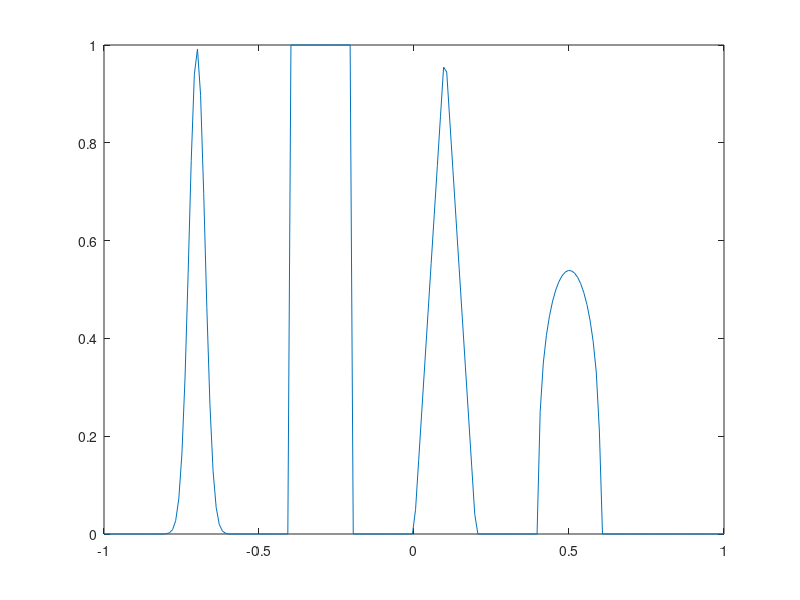

This figure's MATLAB source:
%% Question 2.2 a)

clear
clc

nu = 0.1;   % Courant number (delta_t/delta_x*u)
k = 200;   % number of cells
x_min = -1.005;   % interval for x
x_max = 1.005;
delta_x = (x_max-x_min)/k;   % Grid size
x = x_min+delta_x/2:delta_x:(x_max - delta_x/2);

% set parameters below
a = 0.5;
z = -0.7;
delta = 0.005;
alpha = 10;
beta = log(2)/(36*delta^2);
G = exp(-beta*(x-z).^2);
F = sqrt(max(1-alpha^2*(x-a).^2,0));

% compute start values
u_0 = zeros(1,k);
for i = 1:k
    if -0.8 <= x(i)
        if x(i) <= -0.6
            u_0(i) = 1/6*(exp(-beta*(x(i)-z-delta).^2)+exp(-beta*(x(i)-z+delta).^2)+4*exp(-beta*(x(i)-z).^2));
        end
    end
    if -0.4 <= x(i)
        if x(i) <= -0.2
            u_0(i) = 1;
        end
    end    
    if 0 <= x(i)
        if x(i) <= 0.2
            u_0(i) = 1-abs(10*(x(i)-0.1));
        end
    end    
    if 0.4 <= x(i)
        if x(i) <= 0.6
            u_0(i) = 1/6*(sqrt(max(1-alpha^2*(x(i)-a-delta).^2,0))+sqrt(max(1-alpha^2*(x(i)-a+delta).^2,0)+4*sqrt(max(1-alpha^2*(x(i)-a).^2,0))));
        end
    end
end
plot(x,u_0)   % the last curve does not go up to 1.0 -> why?